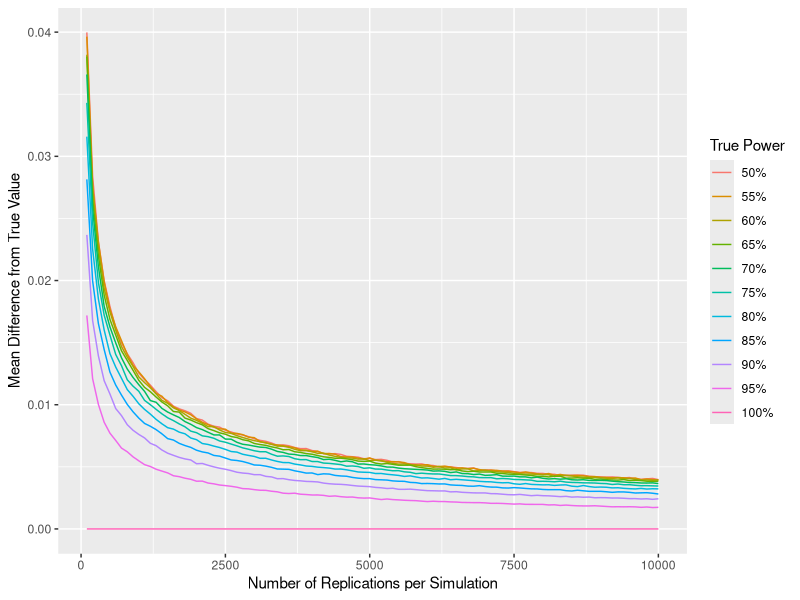
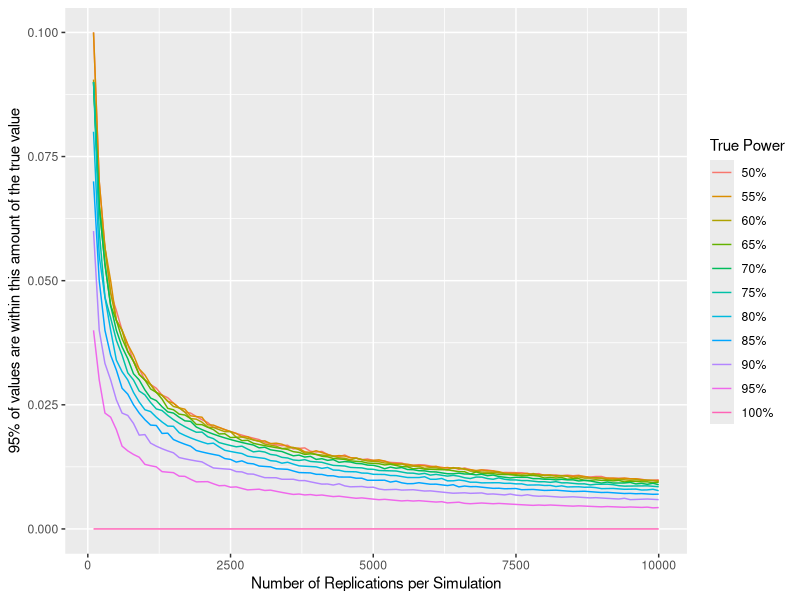

Generate these figures, in order, with R:
## ---- chunk 1
library(ggplot2)
library(dplyr) # I love pipes
set.seed(8675309)
## ---- chunk 2
x <- expand.grid(
  reps = seq(100, 1e4, 100),
  power = seq(0.5, 1, .05)
)
## ---- chunk 3
x$diff <- mapply(function(size, prob) {
  sig <- rbinom(1e4, size, prob) / size
  diff <- abs(sig - prob)
  mean(diff)
}, size = x$reps, prob = x$power)
## ---- chunk 4
x$pow <-  sprintf("%i%%", as.integer(x$power*100)) %>%
  factor(levels = sprintf("%i%%", seq(0,100,5)))
  
ggplot(x, aes(reps, diff, color = pow)) +
  geom_line() +
  labs(x = "Number of Replications per Simulation", 
       y = "Mean Difference from True Value",
       colour = "True Power")
  
## ---- chunk 5
filter(x, power == .8, diff < .01) %>% 
  pull(reps) %>%  min()
## ---- chunk 6
x$q95 <- mapply(function(size, prob) {
  sig <- rbinom(1e4, size, prob) / size
  diff <- abs(sig - prob)
  quantile(diff, .95)
}, size = x$reps, prob = x$power)
## ---- chunk 7
ggplot(x, aes(reps, q95, color = pow)) +
  geom_line() +
  labs(x = "Number of Replications per Simulation", 
       y = "95% of values are within this amount of the true value",
       colour = "True Power")
  
## ---- chunk 8
filter(x, power == .8, q95 < .01) %>% 
  pull(reps) %>%  min()
